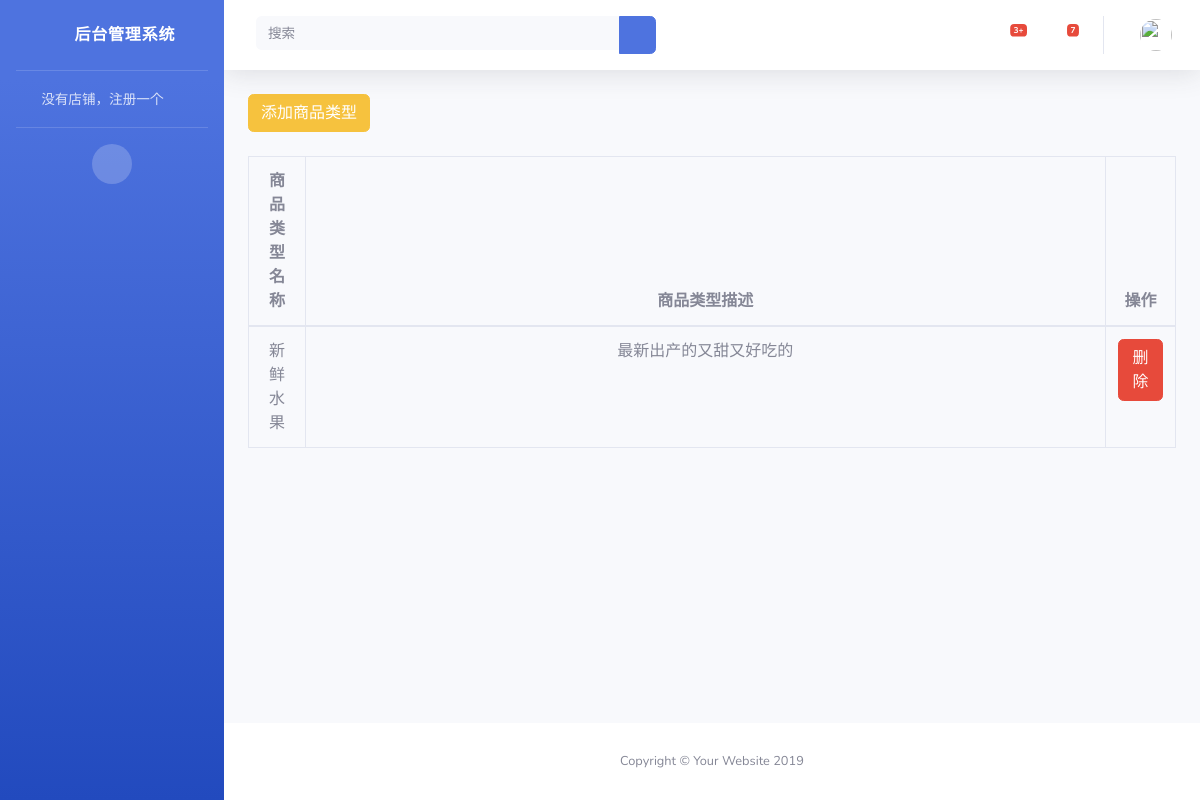
The page /Store/list_goods_type/ on the database as committed earlier.
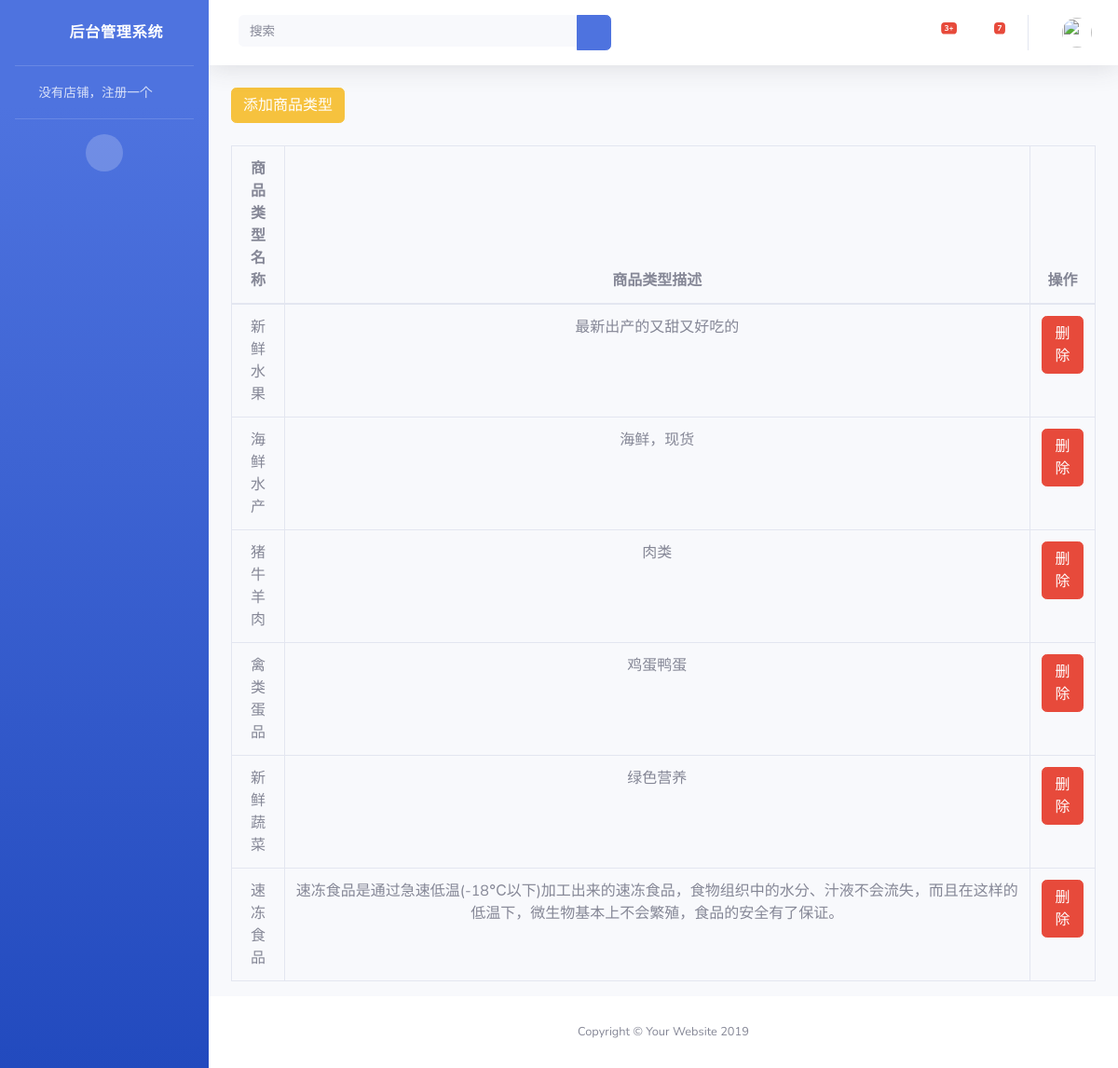
The same page on the database as committed later.
### Store/models.py (models this page shows)
class GoodsType(models.Model):
    name = models.CharField(max_length=32,verbose_name="商品类型名称")
    description = models.TextField(verbose_name="商品类型描述")
    picture = models.ImageField(upload_to="buyer/images",verbose_name="商品类型首页展示图片")

### Store/views.py (the view, shortened to what this page needs)
# urls.py: path('list_goods_type/', goods_type_list),
def goods_type_list(request):
    goods_type_lst = GoodsType.objects.all()
    return render(request,"store/goods_type_list.html",locals())

### Store/templates/store/goods_type_list.html (shortened to what this page needs)
{% extends "store/base.html" %}
{% block label %}
    <button class="btn btn-warning" data-toggle="modal" data-target="#myModal">添加商品类型</button>
{% endblock %}
{% block content %}
    <table class="table table-bordered">
        <thead>
            <tr>
                <th style="text-align: center;">商品类型名称</th>
                <th style="text-align: center;width: 800px">商品类型描述</th>
                <th style="text-align: center;">操作</th>
            </tr>
        </thead>
        <tbody>
            {% for goods_type in goods_type_lst%}
            <tr>
                <td style="text-align: center;">{{ goods_type.name }}</td>
                <td style="text-align: center;">{{ goods_type.description }}</td>
                <td style="text-align: center;">
                    <a class="btn btn-danger" href="/Store/delete_goods_type/?id={{ goods_type.id }}">删除</a>
                </td>
            </tr>
            {% endfor %}
        </tbody>
    </table>
{% endblock %}

### Store/templates/store/base.html (shortened to what this page needs)
<!DOCTYPE html>
<html lang="en">
<head>
  <link href="/static/store/vendor/fontawesome-free/css/all.min.css" rel="stylesheet" type="text/css">
  <link href="/static/store/css/sb-admin-2.min.css" rel="stylesheet">
</head>
<body id="page-top">
  <div id="wrapper">
    {% if request.COOKIES.is_store %}
    <ul class="navbar-nav bg-gradient-primary sidebar sidebar-dark accordion" id="accordionSidebar">
      <a class="sidebar-brand d-flex align-items-center justify-content-center" href="index.html">
        <div class="sidebar-brand-icon rotate-n-15">
          <i class="fas fa-laugh-wink"></i>
        </div>
        <div class="sidebar-brand-text mx-3">后台管理系统</div>
      </a>
      <hr class="sidebar-divider my-0">
      <li class="nav-item">
        <a class="nav-link" href="#">
          <i class="fas fa-fw fa-tachometer-alt"></i>
                <span>店铺管理</span></a>
      </li>
      <hr class="sidebar-divider">
      <div class="sidebar-heading">
        销售管理
      </div>
      <li class="nav-item">
        <a class="nav-link collapsed" href="#" data-toggle="collapse" data-target="#collapseTwo" aria-expanded="true" aria-controls="collapseTwo">
          <i class="fas fa-fw fa-cog"></i>
          <span>商品管理</span>
        </a>
        <div id="collapseTwo" class="collapse" aria-labelledby="headingTwo" data-parent="#accordionSidebar">
          <div class="bg-white py-2 collapse-inner rounded">
            <h6 class="collapse-header">商品信息:</h6>
            <a class="collapse-item" href="/Store/add_good/">添加商品</a>
            <a class="collapse-item" href="/Store/goods_list/up/">在售商品列表</a>
            <a class="collapse-item" href="/Store/goods_list/down/">下架商品列表</a>
          </div>
        </div>
      </li>
      <li class="nav-item">
        <a class="nav-link collapsed" href="/Store/list_goods_type/">
          <i class="fas fa-fw fa-cog"></i>
          <span>商品类型管理</span>
        </a>
      </li>
      <div class="text-center d-none d-md-inline">
        <button class="rounded-circle border-0" id="sidebarToggle"></button>
      </div>
    </ul>
    {% else %}
    <ul class="navbar-nav bg-gradient-primary sidebar sidebar-dark accordion" id="accordionSidebar">
      <a class="sidebar-brand d-flex align-items-center justify-content-center" href="index.html">
        <div class="sidebar-brand-icon rotate-n-15">
          <i class="fas fa-laugh-wink"></i>
        </div>
        <div class="sidebar-brand-text mx-3">后台管理系统</div>
      </a>
      <hr class="sidebar-divider my-0">
      <li class="nav-item">
        <a class="nav-link" href="/Store/store_register/">
          <i class="fas fa-fw fa-tachometer-alt"></i>
                <span>没有店铺，注册一个</span></a>
      </li>
      <hr class="sidebar-divider">
      <div class="text-center d-none d-md-inline">
        <button class="rounded-circle border-0" id="sidebarToggle"></button>
      </div>
    </ul>
    {% endif %}
    <div id="content-wrapper" class="d-flex flex-column">
      <div id="content">
        <nav class="navbar navbar-expand navbar-light bg-white topbar mb-4 static-top shadow">
          <form class="d-none d-sm-inline-block form-inline mr-auto ml-md-3 my-2 my-md-0 mw-100 navbar-search">
            <div class="input-group">
              <input type="text" name="keywords" value="{{ keywords }}" class="form-control bg-light border-0 small" placeholder="搜索" aria-label="Search" aria-describedby="basic-addon2">
              <div class="input-group-append">
                <button class="btn btn-primary" type="submit">
                  <i class="fas fa-search fa-sm"></i>
                </button>
              </div>
            </div>
          </form>
          <ul class="navbar-nav ml-auto">
            <li class="nav-item dropdown no-arrow mx-1">
              <a class="nav-link dropdown-toggle" href="#" id="alertsDropdown" role="button" data-toggle="dropdown" aria-haspopup="true" aria-expanded="false">
                <i class="fas fa-bell fa-fw"></i>
                <span class="badge badge-danger badge-counter">3+</span>
              </a>
            </li>
            <li class="nav-item dropdown no-arrow mx-1">
              <a class="nav-link dropdown-toggle" href="#" id="messagesDropdown" role="button" data-toggle="dropdown" aria-haspopup="true" aria-expanded="false">
                <i class="fas fa-envelope fa-fw"></i>
                <span class="badge badge-danger badge-counter">7</span>
              </a>
            </li>
            <li class="nav-item dropdown no-arrow">
              <a class="nav-link dropdown-toggle" href="#" id="userDropdown" role="button" data-toggle="dropdown" aria-haspopup="true" aria-expanded="false">
                <img class="img-profile rounded-circle" src="https://ss2.bdstatic.com/70cFvnSh_Q1YnxGkpoWK1HF6hhy/it/u=4001431513,4128677135&fm=26&gp=0.jpg">
              </a>
            </li>
          </ul>
        </nav>
        <div class="container-fluid">
          <h1 class="h3 mb-4 text-gray-800">{% block label%}{% endblock %}</h1>
        </div>
        <div class="container">
            {% block content %}
            {% endblock %}
        </div>
      </div>
      <footer class="sticky-footer bg-white">
        <div class="container my-auto">
          <div class="copyright text-center my-auto">
            <span>Copyright &copy; Your Website 2019</span>
          </div>
        </div>
      </footer>
    </div>
  </div>
</body>
</html>

Rows that differ between the two databases and show on the page:
added GoodsType: name "海鲜水产", description "海鲜，现货"
added GoodsType: name "猪牛羊肉", description "肉类"
added GoodsType: name "禽类蛋品", description "鸡蛋鸭蛋"
added GoodsType: name "新鲜蔬菜", description "绿色营养"
added GoodsType: name "速冻食品", description "速冻食品是通过急速低温(-18℃以下)加工出来的速冻食品，食物组织中的水分、汁液不会流失，而且在这样的低温下，微生物基本上不会繁殖，食品的安全有了保证。"
